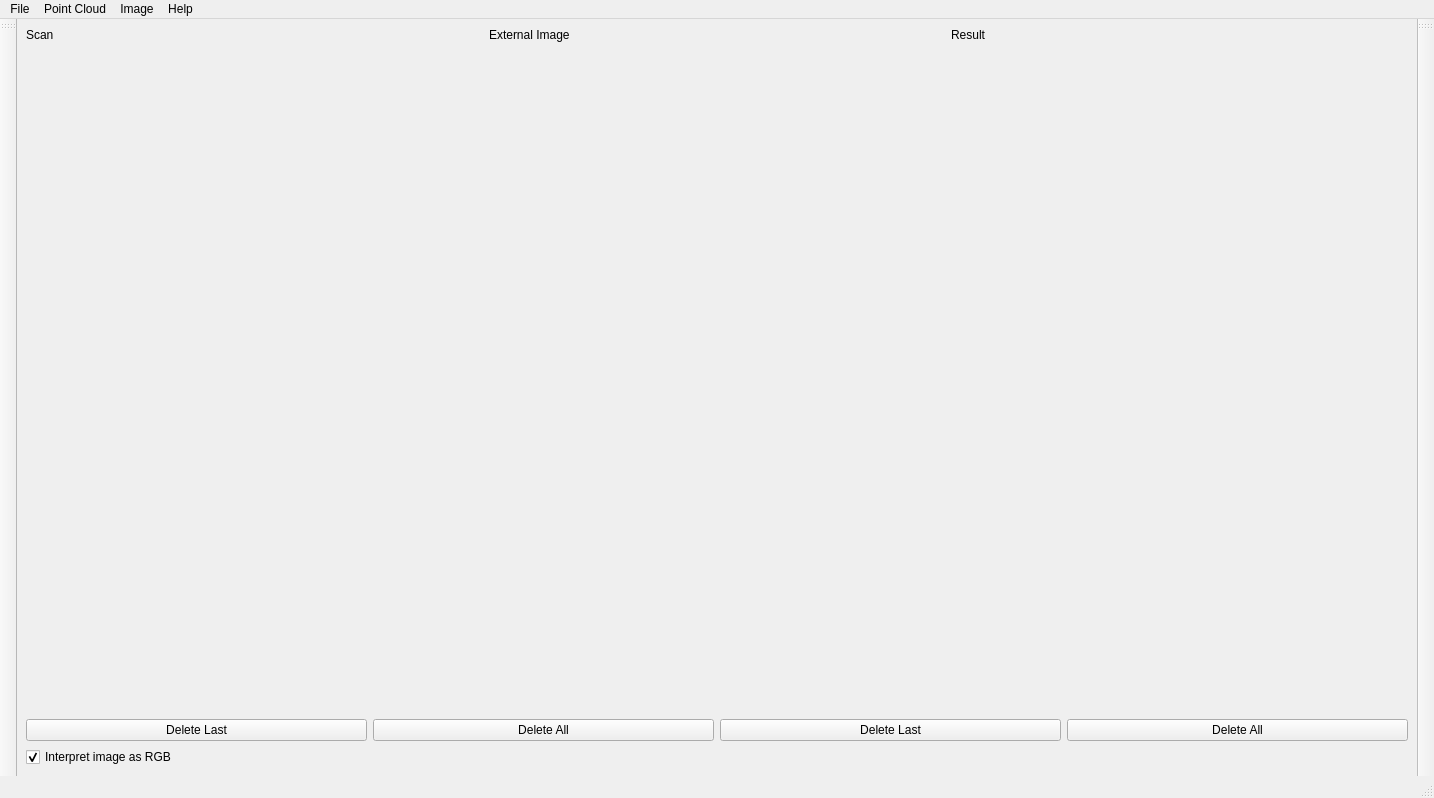
<?xml version="1.0" encoding="UTF-8"?>
<ui version="4.0">
 <class>ResectioningWidget</class>
 <widget class="QMainWindow" name="ResectioningWidget">
  <property name="geometry">
   <rect>
    <x>0</x>
    <y>0</y>
    <width>1434</width>
    <height>798</height>
   </rect>
  </property>
  <property name="windowTitle">
   <string>Interactive Correspondence Selection</string>
  </property>
  <widget class="QWidget" name="centralwidget">
   <layout class="QGridLayout" name="gridLayout" columnstretch="1">
    <item row="3" column="0">
     <widget class="QCheckBox" name="chkRGB">
      <property name="text">
       <string>Interpret image as RGB</string>
      </property>
      <property name="checked">
       <bool>true</bool>
      </property>
     </widget>
    </item>
    <item row="0" column="0">
     <layout class="QVBoxLayout" name="verticalLayout_2" stretch="0,20">
      <item>
       <layout class="QHBoxLayout" name="horizontalLayout">
        <item>
         <widget class="QLabel" name="label_2">
          <property name="text">
           <string>Scan</string>
          </property>
         </widget>
        </item>
        <item>
         <widget class="QLabel" name="label">
          <property name="text">
           <string>External Image</string>
          </property>
         </widget>
        </item>
        <item>
         <widget class="QLabel" name="label_3">
          <property name="text">
           <string>Result</string>
          </property>
         </widget>
        </item>
       </layout>
      </item>
      <item>
       <layout class="QVBoxLayout" name="verticalLayout">
        <item>
         <layout class="QHBoxLayout" name="horizontalLayout_2">
          <item>
           <widget class="QVTKWidget" name="qvtkWidgetLeft"/>
          </item>
          <item>
           <widget class="QVTKWidget" name="qvtkWidgetRight"/>
          </item>
          <item>
           <widget class="QVTKWidget" name="qvtkResult"/>
          </item>
         </layout>
        </item>
       </layout>
      </item>
     </layout>
    </item>
    <item row="1" column="0">
     <layout class="QHBoxLayout" name="horizontalLayout_3" stretch="0,0,0">
      <item>
       <layout class="QHBoxLayout" name="horizontalLayout_5">
        <item>
         <widget class="QPushButton" name="btnDeleteLastCorrespondenceLeft">
          <property name="text">
           <string>Delete Last</string>
          </property>
         </widget>
        </item>
        <item>
         <widget class="QPushButton" name="btnDeleteAllCorrespondencesLeft">
          <property name="text">
           <string>Delete All</string>
          </property>
         </widget>
        </item>
       </layout>
      </item>
      <item>
       <layout class="QHBoxLayout" name="horizontalLayout_4">
        <item>
         <widget class="QPushButton" name="btnDeleteLastCorrespondenceRight">
          <property name="text">
           <string>Delete Last</string>
          </property>
         </widget>
        </item>
        <item>
         <widget class="QPushButton" name="btnDeleteAllCorrespondencesRight">
          <property name="text">
           <string>Delete All</string>
          </property>
         </widget>
        </item>
       </layout>
      </item>
      <item>
       <layout class="QHBoxLayout" name="horizontalLayout_6"/>
      </item>
     </layout>
    </item>
   </layout>
  </widget>
  <widget class="QMenuBar" name="menubar">
   <property name="geometry">
    <rect>
     <x>0</x>
     <y>0</y>
     <width>1434</width>
     <height>21</height>
    </rect>
   </property>
   <widget class="QMenu" name="menuLeft_Pane">
    <property name="title">
     <string>Point Cloud</string>
    </property>
    <addaction name="action_PointCloud_OpenPTX"/>
    <addaction name="action_PointCloud_OpenVTP"/>
    <addaction name="action_PointCloud_SaveCorrespondences"/>
    <addaction name="action_PointCloud_LoadCorrespondences"/>
    <addaction name="separator"/>
   </widget>
   <widget class="QMenu" name="menuHelp">
    <property name="title">
     <string>Help</string>
    </property>
    <addaction name="actionHelp"/>
   </widget>
   <widget class="QMenu" name="menuRight_Pane">
    <property name="title">
     <string>Image</string>
    </property>
    <addaction name="action_Image_Open"/>
    <addaction name="action_Image_SaveCorrespondences"/>
    <addaction name="action_Image_LoadCorrespondences"/>
    <addaction name="separator"/>
    <addaction name="action_Image_FlipVertically"/>
    <addaction name="action_Image_FlipHorizontally"/>
   </widget>
   <widget class="QMenu" name="menuFile">
    <property name="title">
     <string>File</string>
    </property>
    <addaction name="actionQuit"/>
   </widget>
   <addaction name="menuFile"/>
   <addaction name="menuLeft_Pane"/>
   <addaction name="menuRight_Pane"/>
   <addaction name="menuHelp"/>
  </widget>
  <widget class="QStatusBar" name="statusbar"/>
  <widget class="QToolBar" name="toolBar_left">
   <property name="windowTitle">
    <string>toolBar</string>
   </property>
   <attribute name="toolBarArea">
    <enum>LeftToolBarArea</enum>
   </attribute>
   <attribute name="toolBarBreak">
    <bool>false</bool>
   </attribute>
  </widget>
  <widget class="QToolBar" name="toolBar_right">
   <property name="windowTitle">
    <string>toolBar</string>
   </property>
   <attribute name="toolBarArea">
    <enum>RightToolBarArea</enum>
   </attribute>
   <attribute name="toolBarBreak">
    <bool>false</bool>
   </attribute>
  </widget>
  <action name="actionOpenImageLeft">
   <property name="text">
    <string>Open Image</string>
   </property>
  </action>
  <action name="action_PointCloud_SaveCorrespondences">
   <property name="text">
    <string>Save Correspondences</string>
   </property>
  </action>
  <action name="action_Image_SaveCorrespondences">
   <property name="text">
    <string>Save Correspondences</string>
   </property>
  </action>
  <action name="action_Image_Open">
   <property name="text">
    <string>Open Image</string>
   </property>
  </action>
  <action name="action_PointCloud_LoadCorrespondences">
   <property name="text">
    <string>Load Correspondences</string>
   </property>
  </action>
  <action name="action_Image_LoadCorrespondences">
   <property name="text">
    <string>Load Correspondences</string>
   </property>
  </action>
  <action name="actionHelp">
   <property name="text">
    <string>Help</string>
   </property>
  </action>
  <action name="actionQuit">
   <property name="text">
    <string>Quit</string>
   </property>
  </action>
  <action name="action_PointCloud_OpenVTP">
   <property name="text">
    <string>Open VTP</string>
   </property>
  </action>
  <action name="actionOpenPointCloudRight">
   <property name="text">
    <string>Open PointCloud</string>
   </property>
  </action>
  <action name="actionFlipLeftHorizontally">
   <property name="text">
    <string>Flip Horizontally</string>
   </property>
  </action>
  <action name="action_Image_FlipVertically">
   <property name="text">
    <string>Flip Vertically</string>
   </property>
  </action>
  <action name="actionFlipLeftVertically">
   <property name="text">
    <string>Flip Vertically</string>
   </property>
  </action>
  <action name="action_Image_FlipHorizontally">
   <property name="text">
    <string>Flip Horizontally</string>
   </property>
  </action>
  <action name="action_PointCloud_OpenPTX">
   <property name="text">
    <string>Open PTX</string>
   </property>
  </action>
 </widget>
 <customwidgets>
  <customwidget>
   <class>QVTKWidget</class>
   <extends>QWidget</extends>
   <header>QVTKWidget.h</header>
  </customwidget>
 </customwidgets>
 <resources/>
 <connections/>
</ui>
